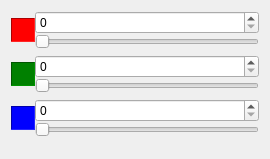
<?xml version="1.0" encoding="UTF-8"?>
<ui version="4.0">
 <class>RgbEditForm</class>
 <widget class="QWidget" name="RgbEditForm">
  <property name="geometry">
   <rect>
    <x>0</x>
    <y>0</y>
    <width>270</width>
    <height>159</height>
   </rect>
  </property>
  <property name="sizePolicy">
   <sizepolicy hsizetype="Preferred" vsizetype="Fixed">
    <horstretch>0</horstretch>
    <verstretch>0</verstretch>
   </sizepolicy>
  </property>
  <property name="windowTitle">
   <string>Form</string>
  </property>
  <layout class="QVBoxLayout" name="verticalLayout">
   <item>
    <widget class="QWidget" name="widget" native="true">
     <property name="sizePolicy">
      <sizepolicy hsizetype="Preferred" vsizetype="Fixed">
       <horstretch>0</horstretch>
       <verstretch>0</verstretch>
      </sizepolicy>
     </property>
     <layout class="QHBoxLayout" name="horizontalLayout">
      <property name="spacing">
       <number>0</number>
      </property>
      <property name="margin">
       <number>0</number>
      </property>
      <item>
       <widget class="QFrame" name="frame">
        <property name="minimumSize">
         <size>
          <width>24</width>
          <height>24</height>
         </size>
        </property>
        <property name="maximumSize">
         <size>
          <width>24</width>
          <height>24</height>
         </size>
        </property>
        <property name="styleSheet">
         <string notr="true">QFrame { background: red }</string>
        </property>
        <property name="frameShape">
         <enum>QFrame::Panel</enum>
        </property>
        <property name="frameShadow">
         <enum>QFrame::Sunken</enum>
        </property>
       </widget>
      </item>
      <item>
       <layout class="QVBoxLayout" name="verticalLayout_2">
        <property name="spacing">
         <number>0</number>
        </property>
        <item>
         <widget class="QSpinBox" name="redSpin">
          <property name="maximum">
           <number>255</number>
          </property>
         </widget>
        </item>
        <item>
         <widget class="QSlider" name="redSlider">
          <property name="maximum">
           <number>255</number>
          </property>
          <property name="orientation">
           <enum>Qt::Horizontal</enum>
          </property>
         </widget>
        </item>
       </layout>
      </item>
     </layout>
    </widget>
   </item>
   <item>
    <widget class="QWidget" name="widget_2" native="true">
     <property name="sizePolicy">
      <sizepolicy hsizetype="Preferred" vsizetype="Fixed">
       <horstretch>0</horstretch>
       <verstretch>0</verstretch>
      </sizepolicy>
     </property>
     <layout class="QHBoxLayout" name="horizontalLayout_2">
      <property name="spacing">
       <number>0</number>
      </property>
      <property name="margin">
       <number>0</number>
      </property>
      <item>
       <widget class="QFrame" name="frame_2">
        <property name="minimumSize">
         <size>
          <width>24</width>
          <height>24</height>
         </size>
        </property>
        <property name="maximumSize">
         <size>
          <width>24</width>
          <height>24</height>
         </size>
        </property>
        <property name="styleSheet">
         <string notr="true">QFrame { background: green }</string>
        </property>
        <property name="frameShape">
         <enum>QFrame::Panel</enum>
        </property>
        <property name="frameShadow">
         <enum>QFrame::Sunken</enum>
        </property>
       </widget>
      </item>
      <item>
       <layout class="QVBoxLayout" name="verticalLayout_3">
        <property name="spacing">
         <number>0</number>
        </property>
        <item>
         <widget class="QSpinBox" name="greenSpin">
          <property name="maximum">
           <number>255</number>
          </property>
         </widget>
        </item>
        <item>
         <widget class="QSlider" name="greenSlider">
          <property name="maximum">
           <number>255</number>
          </property>
          <property name="orientation">
           <enum>Qt::Horizontal</enum>
          </property>
         </widget>
        </item>
       </layout>
      </item>
     </layout>
    </widget>
   </item>
   <item>
    <widget class="QWidget" name="widget_3" native="true">
     <property name="sizePolicy">
      <sizepolicy hsizetype="Preferred" vsizetype="Fixed">
       <horstretch>0</horstretch>
       <verstretch>0</verstretch>
      </sizepolicy>
     </property>
     <layout class="QHBoxLayout" name="horizontalLayout_3">
      <property name="spacing">
       <number>0</number>
      </property>
      <property name="margin">
       <number>0</number>
      </property>
      <item>
       <widget class="QFrame" name="frame_3">
        <property name="minimumSize">
         <size>
          <width>24</width>
          <height>24</height>
         </size>
        </property>
        <property name="maximumSize">
         <size>
          <width>24</width>
          <height>24</height>
         </size>
        </property>
        <property name="styleSheet">
         <string notr="true">QFrame { background: blue }</string>
        </property>
        <property name="frameShape">
         <enum>QFrame::Panel</enum>
        </property>
        <property name="frameShadow">
         <enum>QFrame::Sunken</enum>
        </property>
       </widget>
      </item>
      <item>
       <layout class="QVBoxLayout" name="verticalLayout_4">
        <property name="spacing">
         <number>0</number>
        </property>
        <item>
         <widget class="QSpinBox" name="blueSpin">
          <property name="maximum">
           <number>255</number>
          </property>
         </widget>
        </item>
        <item>
         <widget class="QSlider" name="blueSlider">
          <property name="maximum">
           <number>255</number>
          </property>
          <property name="orientation">
           <enum>Qt::Horizontal</enum>
          </property>
         </widget>
        </item>
       </layout>
      </item>
     </layout>
    </widget>
   </item>
   <item>
    <spacer name="verticalSpacer">
     <property name="orientation">
      <enum>Qt::Vertical</enum>
     </property>
     <property name="sizeHint" stdset="0">
      <size>
       <width>0</width>
       <height>0</height>
      </size>
     </property>
    </spacer>
   </item>
  </layout>
 </widget>
 <resources/>
 <connections>
  <connection>
   <sender>blueSpin</sender>
   <signal>valueChanged(int)</signal>
   <receiver>blueSlider</receiver>
   <slot>setValue(int)</slot>
   <hints>
    <hint type="sourcelabel">
     <x>146</x>
     <y>113</y>
    </hint>
    <hint type="destinationlabel">
     <x>146</x>
     <y>133</y>
    </hint>
   </hints>
  </connection>
  <connection>
   <sender>blueSlider</sender>
   <signal>valueChanged(int)</signal>
   <receiver>blueSpin</receiver>
   <slot>setValue(int)</slot>
   <hints>
    <hint type="sourcelabel">
     <x>146</x>
     <y>133</y>
    </hint>
    <hint type="destinationlabel">
     <x>146</x>
     <y>113</y>
    </hint>
   </hints>
  </connection>
  <connection>
   <sender>greenSpin</sender>
   <signal>valueChanged(int)</signal>
   <receiver>greenSlider</receiver>
   <slot>setValue(int)</slot>
   <hints>
    <hint type="sourcelabel">
     <x>146</x>
     <y>66</y>
    </hint>
    <hint type="destinationlabel">
     <x>146</x>
     <y>86</y>
    </hint>
   </hints>
  </connection>
  <connection>
   <sender>greenSlider</sender>
   <signal>valueChanged(int)</signal>
   <receiver>greenSpin</receiver>
   <slot>setValue(int)</slot>
   <hints>
    <hint type="sourcelabel">
     <x>146</x>
     <y>86</y>
    </hint>
    <hint type="destinationlabel">
     <x>146</x>
     <y>66</y>
    </hint>
   </hints>
  </connection>
  <connection>
   <sender>redSpin</sender>
   <signal>valueChanged(int)</signal>
   <receiver>redSlider</receiver>
   <slot>setValue(int)</slot>
   <hints>
    <hint type="sourcelabel">
     <x>146</x>
     <y>19</y>
    </hint>
    <hint type="destinationlabel">
     <x>146</x>
     <y>39</y>
    </hint>
   </hints>
  </connection>
  <connection>
   <sender>redSlider</sender>
   <signal>valueChanged(int)</signal>
   <receiver>redSpin</receiver>
   <slot>setValue(int)</slot>
   <hints>
    <hint type="sourcelabel">
     <x>146</x>
     <y>39</y>
    </hint>
    <hint type="destinationlabel">
     <x>146</x>
     <y>19</y>
    </hint>
   </hints>
  </connection>
 </connections>
</ui>
